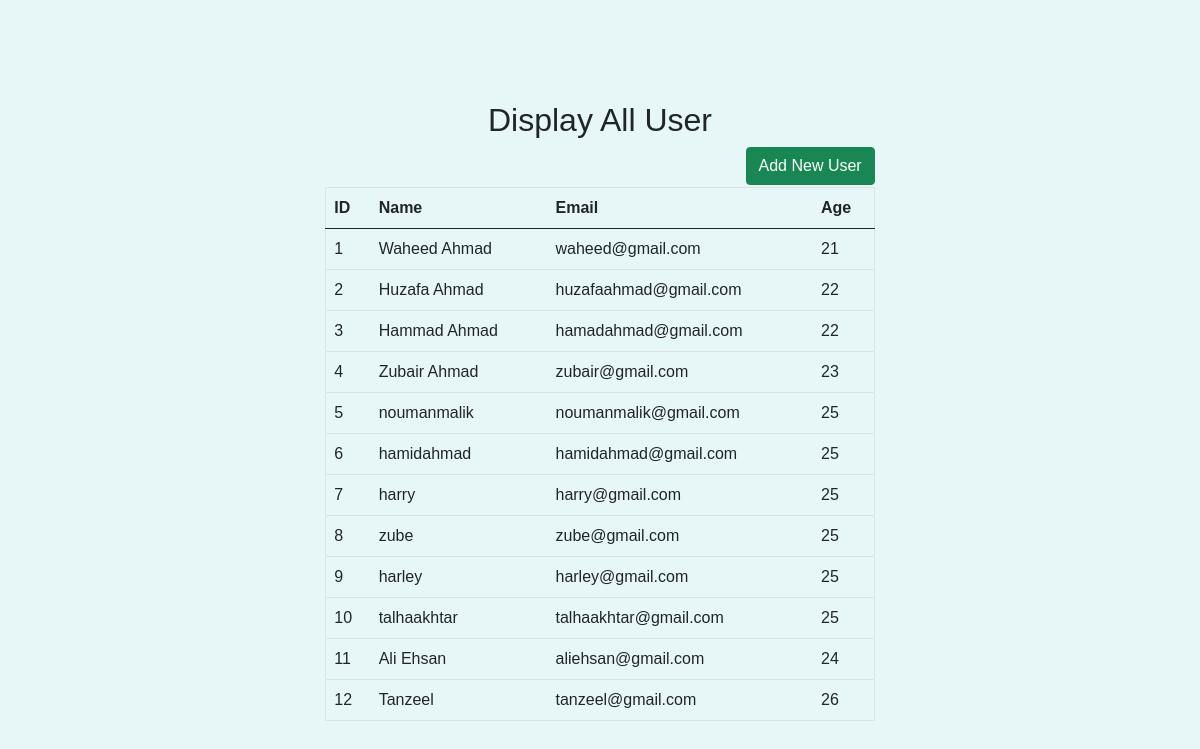
Page /display-users/ on the committed database.
### spinapp/models.py (models this page shows, shortened)
class User(models.Model):
    name = models.CharField(max_length=100)
    email = models.EmailField(unique=True)
    age = models.IntegerField()

### spinapp/views.py (the view)
# urls.py: path('display-users/', views.display_users, name='display_users'),
def display_users(request):
    users = User.objects.all()
    return render(request, "display_users.html", {"users": users})

### template/display_users.html (shortened to what this page needs)
<!DOCTYPE html>
<html lang="en">
<head>
    <link href="https://cdn.jsdelivr.net/npm/bootstrap@5.0.2/dist/css/bootstrap.min.css" rel="stylesheet"
>
</head>
<body style="background-color: rgb(231, 247, 247);">
    <div class="main">
        <h2 class="marignn">Display All User</h2>
        <table class="table" border="1">
            <thead>
                <tr>
                    <th scope="col">ID</th>
                    <th scope="col">Name</th>
                    <th scope="col">Email</th>
                    <th scope="col">Age</th>
                </tr>
            </thead>
            <tbody>
                {% for user in users %}
                <tr>
                    <td>{{user.id}}</td>
                    <td>{{ user.name }}</td>
                    <td>{{ user.email }}</td>
                    <td>{{ user.age }}</td>
                </tr>
                {% endfor %}
            </tbody>
            <a href="{% url 'add_user' %}" class="btn btn-success">Add New User</a>
        </table>
    </div>
</body>
</html>

### template/display_users.html (style rules this page uses)
* { padding: 0; margin: 0; box-sizing: border-box; font-family: "Poppins", sans-serif; }
body { height: 100vh; display: flex; justify-content: center; align-items: center; flex-direction: column; }
.main { min-height: 80vh; }
h2 { margin-top: 7%; text-align: center; }
.btn { display: flex; float: right; margin-bottom: 2px; }

### rows in the picture
User: id "1", name "Waheed Ahmad", email "waheed@gmail.com", age "21"
User: id "2", name "Huzafa Ahmad", email "huzafaahmad@gmail.com", age "22"
User: id "3", name "Hammad Ahmad", email "hamadahmad@gmail.com", age "22"
User: id "4", name "Zubair Ahmad", email "zubair@gmail.com", age "23"
User: id "5", name "noumanmalik", email "noumanmalik@gmail.com", age "25"
User: id "6", name "hamidahmad", email "hamidahmad@gmail.com", age "25"
User: id "7", name "harry", email "harry@gmail.com", age "25"
User: id "8", name "zube", email "zube@gmail.com", age "25"
User: id "9", name "harley", email "harley@gmail.com", age "25"
User: id "10", name "talhaakhtar", email "talhaakhtar@gmail.com", age "25"
User: id "11", name "Ali Ehsan", email "aliehsan@gmail.com", age "24"
User: id "12", name "Tanzeel", email "tanzeel@gmail.com", age "26"
